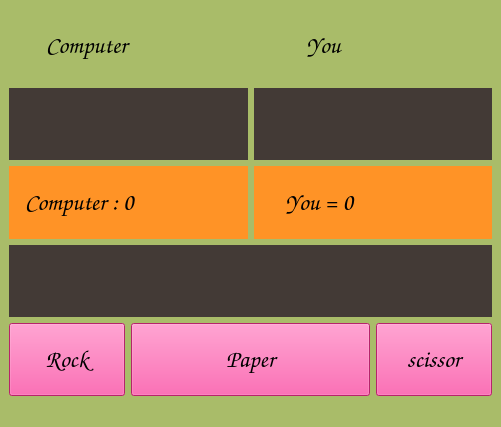
<?xml version="1.0" encoding="UTF-8"?>
<ui version="4.0">
 <class>MainWindow</class>
 <widget class="QMainWindow" name="MainWindow">
  <property name="geometry">
   <rect>
    <x>0</x>
    <y>0</y>
    <width>501</width>
    <height>427</height>
   </rect>
  </property>
  <property name="windowTitle">
   <string>MainWindow</string>
  </property>
  <property name="styleSheet">
   <string notr="true">background-color: rgb(169, 188, 105);</string>
  </property>
  <widget class="QWidget" name="centralwidget">
   <layout class="QGridLayout" name="gridLayout">
    <item row="1" column="0" colspan="2">
     <widget class="QLabel" name="show_computer">
      <property name="sizePolicy">
       <sizepolicy hsizetype="Preferred" vsizetype="Expanding">
        <horstretch>0</horstretch>
        <verstretch>0</verstretch>
       </sizepolicy>
      </property>
      <property name="font">
       <font>
        <family>Comic Sans MS</family>
        <pointsize>18</pointsize>
        <bold>true</bold>
        <kerning>true</kerning>
       </font>
      </property>
      <property name="focusPolicy">
       <enum>Qt::FocusPolicy::StrongFocus</enum>
      </property>
      <property name="styleSheet">
       <string notr="true">background-color: rgb(67, 58, 54);
color: rgb(255, 255, 255);</string>
      </property>
      <property name="text">
       <string/>
      </property>
     </widget>
    </item>
    <item row="1" column="2" colspan="2">
     <widget class="QLabel" name="show_player">
      <property name="sizePolicy">
       <sizepolicy hsizetype="Preferred" vsizetype="Expanding">
        <horstretch>0</horstretch>
        <verstretch>0</verstretch>
       </sizepolicy>
      </property>
      <property name="font">
       <font>
        <family>Comic Sans MS</family>
        <pointsize>18</pointsize>
        <bold>true</bold>
       </font>
      </property>
      <property name="styleSheet">
       <string notr="true">background-color: rgb(67, 58, 54);
color: rgb(255, 255, 255);</string>
      </property>
      <property name="text">
       <string/>
      </property>
     </widget>
    </item>
    <item row="2" column="0" colspan="2">
     <widget class="QLabel" name="computer_score">
      <property name="sizePolicy">
       <sizepolicy hsizetype="Preferred" vsizetype="Expanding">
        <horstretch>0</horstretch>
        <verstretch>0</verstretch>
       </sizepolicy>
      </property>
      <property name="font">
       <font>
        <family>Comic Sans MS</family>
        <pointsize>18</pointsize>
        <bold>true</bold>
       </font>
      </property>
      <property name="styleSheet">
       <string notr="true">background-color: rgb(255, 147, 38);</string>
      </property>
      <property name="text">
       <string>   Computer : 0</string>
      </property>
     </widget>
    </item>
    <item row="2" column="2" colspan="2">
     <widget class="QLabel" name="player_score">
      <property name="sizePolicy">
       <sizepolicy hsizetype="Preferred" vsizetype="Expanding">
        <horstretch>0</horstretch>
        <verstretch>0</verstretch>
       </sizepolicy>
      </property>
      <property name="font">
       <font>
        <family>Comic Sans MS</family>
        <pointsize>18</pointsize>
        <bold>true</bold>
       </font>
      </property>
      <property name="focusPolicy">
       <enum>Qt::FocusPolicy::StrongFocus</enum>
      </property>
      <property name="styleSheet">
       <string notr="true">background-color: rgb(255, 147, 38);</string>
      </property>
      <property name="text">
       <string>      You = 0</string>
      </property>
     </widget>
    </item>
    <item row="3" column="0" colspan="4">
     <widget class="QLabel" name="win">
      <property name="sizePolicy">
       <sizepolicy hsizetype="Preferred" vsizetype="Expanding">
        <horstretch>0</horstretch>
        <verstretch>0</verstretch>
       </sizepolicy>
      </property>
      <property name="font">
       <font>
        <family>Comic Sans MS</family>
        <pointsize>18</pointsize>
        <bold>true</bold>
       </font>
      </property>
      <property name="styleSheet">
       <string notr="true">background-color: rgb(67, 58, 54);
color: rgb(255, 255, 255);</string>
      </property>
      <property name="text">
       <string/>
      </property>
     </widget>
    </item>
    <item row="4" column="0">
     <widget class="QPushButton" name="btn_rock">
      <property name="sizePolicy">
       <sizepolicy hsizetype="Minimum" vsizetype="Expanding">
        <horstretch>0</horstretch>
        <verstretch>0</verstretch>
       </sizepolicy>
      </property>
      <property name="font">
       <font>
        <family>Comic Sans MS</family>
        <pointsize>18</pointsize>
        <bold>true</bold>
       </font>
      </property>
      <property name="styleSheet">
       <string notr="true">background-color: rgb(255, 51, 150);</string>
      </property>
      <property name="text">
       <string>Rock</string>
      </property>
     </widget>
    </item>
    <item row="4" column="1" colspan="2">
     <widget class="QPushButton" name="btn_paper">
      <property name="sizePolicy">
       <sizepolicy hsizetype="Minimum" vsizetype="Expanding">
        <horstretch>0</horstretch>
        <verstretch>0</verstretch>
       </sizepolicy>
      </property>
      <property name="font">
       <font>
        <family>Comic Sans MS</family>
        <pointsize>18</pointsize>
        <bold>true</bold>
       </font>
      </property>
      <property name="styleSheet">
       <string notr="true">background-color: rgb(255, 51, 150);</string>
      </property>
      <property name="text">
       <string>Paper</string>
      </property>
     </widget>
    </item>
    <item row="4" column="3">
     <widget class="QPushButton" name="btn_scissor">
      <property name="sizePolicy">
       <sizepolicy hsizetype="Minimum" vsizetype="Expanding">
        <horstretch>0</horstretch>
        <verstretch>0</verstretch>
       </sizepolicy>
      </property>
      <property name="font">
       <font>
        <family>Comic Sans MS</family>
        <pointsize>18</pointsize>
        <bold>true</bold>
       </font>
      </property>
      <property name="styleSheet">
       <string notr="true">background-color: rgb(255, 51, 150);</string>
      </property>
      <property name="text">
       <string>scissor</string>
      </property>
     </widget>
    </item>
    <item row="0" column="2" colspan="2">
     <widget class="QLabel" name="label_player">
      <property name="sizePolicy">
       <sizepolicy hsizetype="Preferred" vsizetype="Expanding">
        <horstretch>0</horstretch>
        <verstretch>0</verstretch>
       </sizepolicy>
      </property>
      <property name="font">
       <font>
        <family>Comic Sans MS</family>
        <pointsize>18</pointsize>
        <bold>true</bold>
       </font>
      </property>
      <property name="focusPolicy">
       <enum>Qt::FocusPolicy::StrongFocus</enum>
      </property>
      <property name="text">
       <string>          You</string>
      </property>
     </widget>
    </item>
    <item row="0" column="0" colspan="2">
     <widget class="QLabel" name="label_computer">
      <property name="sizePolicy">
       <sizepolicy hsizetype="Preferred" vsizetype="Expanding">
        <horstretch>0</horstretch>
        <verstretch>0</verstretch>
       </sizepolicy>
      </property>
      <property name="font">
       <font>
        <family>Comic Sans MS</family>
        <pointsize>18</pointsize>
        <bold>true</bold>
       </font>
      </property>
      <property name="focusPolicy">
       <enum>Qt::FocusPolicy::StrongFocus</enum>
      </property>
      <property name="text">
       <string>       Computer</string>
      </property>
     </widget>
    </item>
   </layout>
  </widget>
  <widget class="QMenuBar" name="menubar">
   <property name="geometry">
    <rect>
     <x>0</x>
     <y>0</y>
     <width>501</width>
     <height>22</height>
    </rect>
   </property>
  </widget>
  <widget class="QStatusBar" name="statusbar"/>
 </widget>
 <resources/>
 <connections/>
</ui>
